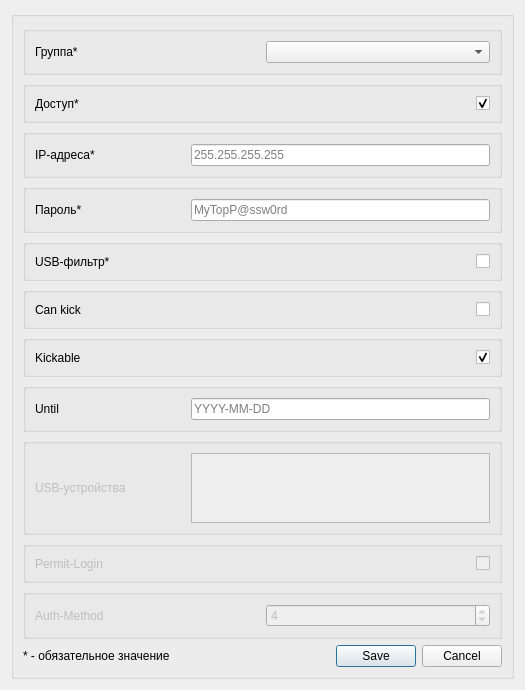
<?xml version="1.0" encoding="UTF-8"?>
<ui version="4.0">
 <class>win_new_policies</class>
 <widget class="QDialog" name="win_new_policies">
  <property name="geometry">
   <rect>
    <x>0</x>
    <y>0</y>
    <width>525</width>
    <height>663</height>
   </rect>
  </property>
  <property name="windowTitle">
   <string>Новая политика</string>
  </property>
  <layout class="QGridLayout" name="gridLayout">
   <item row="0" column="0">
    <widget class="QGroupBox" name="groupBox_6">
     <property name="title">
      <string/>
     </property>
     <layout class="QGridLayout" name="gridLayout_2">
      <item row="1" column="1">
       <widget class="QDialogButtonBox" name="btns">
        <property name="orientation">
         <enum>Qt::Orientation::Horizontal</enum>
        </property>
        <property name="standardButtons">
         <set>QDialogButtonBox::StandardButton::Cancel|QDialogButtonBox::StandardButton::Save</set>
        </property>
       </widget>
      </item>
      <item row="0" column="0" colspan="2">
       <layout class="QVBoxLayout" name="verticalLayout" stretch="0,0,0,0,0,0,0,0,0,0,0">
        <item>
         <widget class="QGroupBox" name="groupBox_7">
          <property name="flat">
           <bool>false</bool>
          </property>
          <layout class="QHBoxLayout" name="horizontalLayout_8">
           <item>
            <widget class="QLabel" name="label_3">
             <property name="sizePolicy">
              <sizepolicy hsizetype="Preferred" vsizetype="Preferred">
               <horstretch>0</horstretch>
               <verstretch>0</verstretch>
              </sizepolicy>
             </property>
             <property name="minimumSize">
              <size>
               <width>150</width>
               <height>0</height>
              </size>
             </property>
             <property name="text">
              <string>Группа*</string>
             </property>
            </widget>
           </item>
           <item>
            <widget class="QComboBox" name="le_group">
             <property name="placeholderText">
              <string>Выберите группу...</string>
             </property>
            </widget>
           </item>
          </layout>
         </widget>
        </item>
        <item>
         <widget class="QGroupBox" name="groupBox">
          <layout class="QHBoxLayout" name="horizontalLayout">
           <item>
            <widget class="QLabel" name="users_fullname_label">
             <property name="sizePolicy">
              <sizepolicy hsizetype="Preferred" vsizetype="Preferred">
               <horstretch>0</horstretch>
               <verstretch>0</verstretch>
              </sizepolicy>
             </property>
             <property name="minimumSize">
              <size>
               <width>150</width>
               <height>0</height>
              </size>
             </property>
             <property name="text">
              <string>Доступ*</string>
             </property>
            </widget>
           </item>
           <item>
            <widget class="QCheckBox" name="cb_access">
             <property name="layoutDirection">
              <enum>Qt::LayoutDirection::RightToLeft</enum>
             </property>
             <property name="text">
              <string/>
             </property>
             <property name="checked">
              <bool>true</bool>
             </property>
            </widget>
           </item>
          </layout>
         </widget>
        </item>
        <item>
         <widget class="QGroupBox" name="groupBox_2">
          <property name="flat">
           <bool>false</bool>
          </property>
          <layout class="QHBoxLayout" name="horizontalLayout_2">
           <item>
            <widget class="QLabel" name="label_2">
             <property name="sizePolicy">
              <sizepolicy hsizetype="Preferred" vsizetype="Preferred">
               <horstretch>0</horstretch>
               <verstretch>0</verstretch>
              </sizepolicy>
             </property>
             <property name="minimumSize">
              <size>
               <width>150</width>
               <height>0</height>
              </size>
             </property>
             <property name="text">
              <string>IP-адреса*</string>
             </property>
            </widget>
           </item>
           <item>
            <widget class="QLineEdit" name="le_ip">
             <property name="layoutDirection">
              <enum>Qt::LayoutDirection::LeftToRight</enum>
             </property>
             <property name="text">
              <string/>
             </property>
             <property name="dragEnabled">
              <bool>false</bool>
             </property>
             <property name="readOnly">
              <bool>false</bool>
             </property>
             <property name="placeholderText">
              <string>255.255.255.255</string>
             </property>
            </widget>
           </item>
          </layout>
         </widget>
        </item>
        <item>
         <widget class="QGroupBox" name="groupBox_43">
          <layout class="QHBoxLayout" name="horizontalLayout_56">
           <item>
            <widget class="QLabel" name="label_56">
             <property name="sizePolicy">
              <sizepolicy hsizetype="Preferred" vsizetype="Preferred">
               <horstretch>0</horstretch>
               <verstretch>0</verstretch>
              </sizepolicy>
             </property>
             <property name="minimumSize">
              <size>
               <width>150</width>
               <height>0</height>
              </size>
             </property>
             <property name="text">
              <string>Пароль*</string>
             </property>
            </widget>
           </item>
           <item>
            <widget class="QLineEdit" name="le_pass">
             <property name="text">
              <string/>
             </property>
             <property name="echoMode">
              <enum>QLineEdit::EchoMode::PasswordEchoOnEdit</enum>
             </property>
             <property name="placeholderText">
              <string>MyTopP@ssw0rd</string>
             </property>
            </widget>
           </item>
          </layout>
         </widget>
        </item>
        <item>
         <widget class="QGroupBox" name="groupBox_8">
          <layout class="QHBoxLayout" name="horizontalLayout_7">
           <item>
            <widget class="QLabel" name="label_13">
             <property name="minimumSize">
              <size>
               <width>150</width>
               <height>0</height>
              </size>
             </property>
             <property name="text">
              <string>USB-фильтр*</string>
             </property>
            </widget>
           </item>
           <item>
            <widget class="QCheckBox" name="cb_usb_filter">
             <property name="layoutDirection">
              <enum>Qt::LayoutDirection::RightToLeft</enum>
             </property>
             <property name="text">
              <string/>
             </property>
             <property name="checked">
              <bool>false</bool>
             </property>
            </widget>
           </item>
          </layout>
         </widget>
        </item>
        <item>
         <widget class="QGroupBox" name="groupBox_5">
          <layout class="QHBoxLayout" name="horizontalLayout_6">
           <item>
            <widget class="QLabel" name="label_10">
             <property name="minimumSize">
              <size>
               <width>150</width>
               <height>0</height>
              </size>
             </property>
             <property name="text">
              <string>Can kick</string>
             </property>
            </widget>
           </item>
           <item>
            <widget class="QCheckBox" name="cb_can_kick">
             <property name="layoutDirection">
              <enum>Qt::LayoutDirection::RightToLeft</enum>
             </property>
             <property name="text">
              <string/>
             </property>
             <property name="checkable">
              <bool>true</bool>
             </property>
             <property name="checked">
              <bool>false</bool>
             </property>
            </widget>
           </item>
          </layout>
         </widget>
        </item>
        <item>
         <widget class="QGroupBox" name="groupBox_34">
          <layout class="QHBoxLayout" name="horizontalLayout_43">
           <item>
            <widget class="QLabel" name="label_44">
             <property name="minimumSize">
              <size>
               <width>150</width>
               <height>0</height>
              </size>
             </property>
             <property name="text">
              <string>Kickable</string>
             </property>
            </widget>
           </item>
           <item>
            <widget class="QCheckBox" name="cb_kickable">
             <property name="layoutDirection">
              <enum>Qt::LayoutDirection::RightToLeft</enum>
             </property>
             <property name="text">
              <string/>
             </property>
             <property name="checked">
              <bool>true</bool>
             </property>
            </widget>
           </item>
          </layout>
         </widget>
        </item>
        <item>
         <widget class="QGroupBox" name="groupBox_42">
          <layout class="QHBoxLayout" name="horizontalLayout_55">
           <item>
            <widget class="QLabel" name="label_55">
             <property name="minimumSize">
              <size>
               <width>150</width>
               <height>0</height>
              </size>
             </property>
             <property name="text">
              <string>Until</string>
             </property>
            </widget>
           </item>
           <item>
            <widget class="QLineEdit" name="le_until">
             <property name="toolTip">
              <string>Если не указано - доступ будет выдан до 2024 года</string>
             </property>
             <property name="text">
              <string/>
             </property>
             <property name="placeholderText">
              <string>YYYY-MM-DD</string>
             </property>
            </widget>
           </item>
          </layout>
         </widget>
        </item>
        <item>
         <widget class="QGroupBox" name="gb_usb">
          <property name="enabled">
           <bool>false</bool>
          </property>
          <layout class="QHBoxLayout" name="horizontalLayout_9">
           <item>
            <widget class="QLabel" name="label_14">
             <property name="minimumSize">
              <size>
               <width>150</width>
               <height>0</height>
              </size>
             </property>
             <property name="text">
              <string>USB-устройства</string>
             </property>
            </widget>
           </item>
           <item>
            <widget class="QListWidget" name="list_usb">
             <property name="tabKeyNavigation">
              <bool>true</bool>
             </property>
             <property name="isWrapping" stdset="0">
              <bool>false</bool>
             </property>
             <property name="resizeMode">
              <enum>QListView::ResizeMode::Fixed</enum>
             </property>
             <property name="viewMode">
              <enum>QListView::ViewMode::ListMode</enum>
             </property>
             <property name="modelColumn">
              <number>0</number>
             </property>
             <property name="sortingEnabled">
              <bool>true</bool>
             </property>
            </widget>
           </item>
          </layout>
         </widget>
        </item>
        <item>
         <widget class="QGroupBox" name="groupBox_4">
          <property name="enabled">
           <bool>false</bool>
          </property>
          <layout class="QHBoxLayout" name="horizontalLayout_5">
           <item>
            <widget class="QLabel" name="label_12">
             <property name="minimumSize">
              <size>
               <width>150</width>
               <height>0</height>
              </size>
             </property>
             <property name="text">
              <string>Permit-Login</string>
             </property>
            </widget>
           </item>
           <item>
            <widget class="QCheckBox" name="cb_permit_login">
             <property name="layoutDirection">
              <enum>Qt::LayoutDirection::RightToLeft</enum>
             </property>
             <property name="text">
              <string/>
             </property>
             <property name="checked">
              <bool>false</bool>
             </property>
            </widget>
           </item>
          </layout>
         </widget>
        </item>
        <item>
         <widget class="QGroupBox" name="groupBox_3">
          <property name="enabled">
           <bool>false</bool>
          </property>
          <layout class="QHBoxLayout" name="horizontalLayout_4">
           <item>
            <widget class="QLabel" name="label_11">
             <property name="enabled">
              <bool>false</bool>
             </property>
             <property name="sizePolicy">
              <sizepolicy hsizetype="Preferred" vsizetype="Preferred">
               <horstretch>0</horstretch>
               <verstretch>0</verstretch>
              </sizepolicy>
             </property>
             <property name="minimumSize">
              <size>
               <width>150</width>
               <height>0</height>
              </size>
             </property>
             <property name="text">
              <string>Auth-Method</string>
             </property>
            </widget>
           </item>
           <item>
            <widget class="QSpinBox" name="le_authmethod">
             <property name="maximum">
              <number>6</number>
             </property>
             <property name="value">
              <number>4</number>
             </property>
            </widget>
           </item>
          </layout>
         </widget>
        </item>
       </layout>
      </item>
      <item row="1" column="0">
       <widget class="QLabel" name="label">
        <property name="text">
         <string>* - обязательное значение</string>
        </property>
       </widget>
      </item>
     </layout>
    </widget>
   </item>
  </layout>
 </widget>
 <resources/>
 <connections>
  <connection>
   <sender>btns</sender>
   <signal>accepted()</signal>
   <receiver>win_new_policies</receiver>
   <slot>accept()</slot>
   <hints>
    <hint type="sourcelabel">
     <x>380</x>
     <y>452</y>
    </hint>
    <hint type="destinationlabel">
     <x>157</x>
     <y>274</y>
    </hint>
   </hints>
  </connection>
  <connection>
   <sender>btns</sender>
   <signal>rejected()</signal>
   <receiver>win_new_policies</receiver>
   <slot>reject()</slot>
   <hints>
    <hint type="sourcelabel">
     <x>380</x>
     <y>452</y>
    </hint>
    <hint type="destinationlabel">
     <x>286</x>
     <y>274</y>
    </hint>
   </hints>
  </connection>
 </connections>
</ui>
